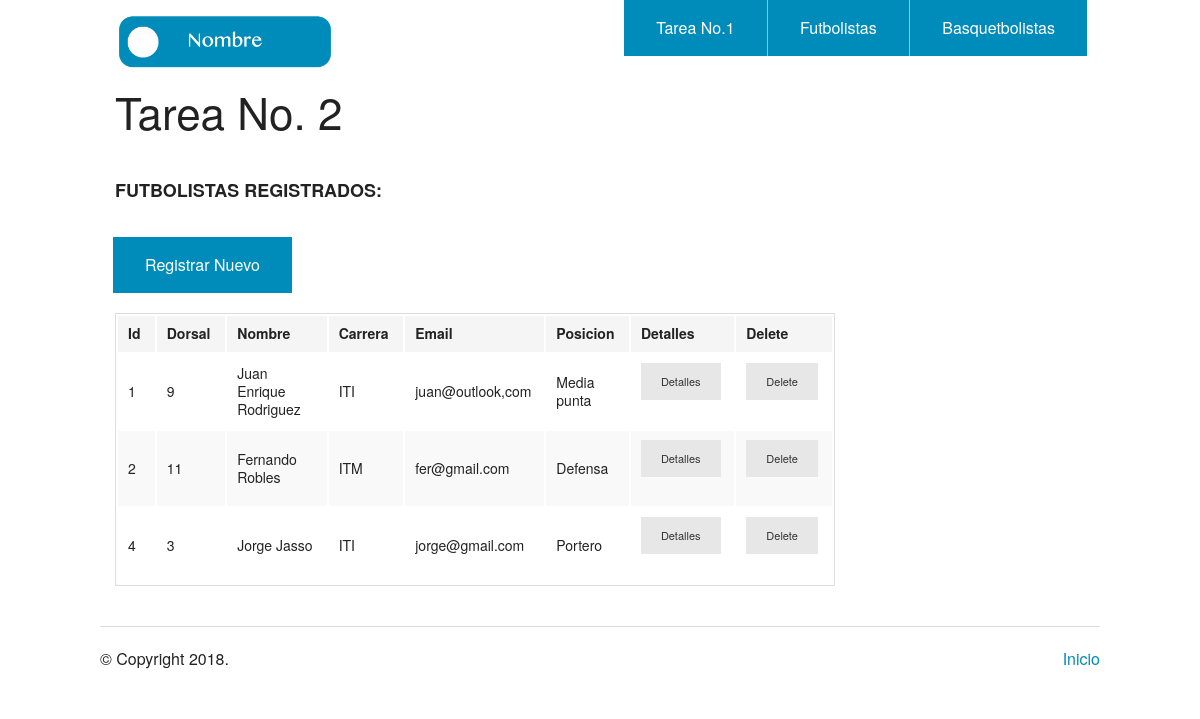
The app's page /index2.php with its own data.
### tables this page shows
CREATE TABLE `futbolistas` (
  `Id` int(11) NOT NULL,
  `Dorsal` int(11) NOT NULL,
  `Nombre` varchar(30) NOT NULL,
  `Carrera` varchar(30) NOT NULL,
  `Email` varchar(30) NOT NULL,
  `Posicion` varchar(30) NOT NULL
);

### index2.php (the view, shortened to what this page needs)
<?php
	include_once('Config2.php');
?>
<!doctype html>
<html class="no-js" lang="en">
  <head>
    <link rel="stylesheet" href="./css/foundation.css" />
  </head>
  <body>
	<?php require_once('header2.php'); ?>
    <div class="row">
      <div class="large-9 columns">
      	<h1>Tarea No. 2</h1><br>
        <div class="section-container tabs" data-section>
          <section class="section">
            <div class="content" data-slug="panel1">
              <h5><strong>FUTBOLISTAS REGISTRADOS:</strong></h5>
              <table>
                <thead>
                  <tr>
                    <th width="200">Id</th>
                    <th width="250">Dorsal</th>
                    <th width="700">Nombre</th>
                    <th width="250">Carrera</th>
                    <th width="250">Email</th>
                    <th width="250">Posicion</th>
                    <th width="250">Detalles</th>
                    <th width="250">Delete</th>
                  </tr>
                </thead>
                <tbody>
                 <?php
                   $datos = $conexion->query("SELECT Id, Dorsal, Nombre, Carrera, Email, Posicion FROM Futbolistas");
                   foreach($datos as  $fila){
                    echo "<tr><td>".$fila['Id']."</td>";
                    echo "<td>".$fila['Dorsal']."</td>";
                    echo "<td>".$fila['Nombre']."</td>";
                    echo "<td>".$fila['Carrera']."</td>";
                    echo "<td>".$fila['Email']."</td>";
                    echo "<td>".$fila['Posicion']."</td>";
                    echo '<td><a href = "./modificar_futbolista.php?Id='.$fila['Id'].'" class="button tiny secondary"> Detalles </a></td>';
                    echo '<td><a href = "./borra_futbolista.php?Id='.$fila['Id'].'" class="button tiny secondary"> Delete </a></td></tr>';
                   }
                ?>
                <ul class="center button-group">
                  <li><br><a href="./agregar_futbolista.php" class="button">Registrar Nuevo</a></li>
                </ul>
                </tbody>
              </table>
            </div>
          </section>
      </div>
    </div>
<?php require_once('footer.php'); ?>

### header2.php (shortened to what this page needs)
<!doctype html>
<html class="no-js" lang="en">
  <head>
    <link rel="stylesheet" href="./css/foundation.css" />
  </head>
  <body>
<div class="row">
      <div class="large-3 columns">
        <h1><img src="./img/logo.png"/></h1>
      </div>
      <div class="large-9 columns">
        <ul class="right button-group">
          <li><a href="./index.php" class="button">Tarea No.1</a></li>
          <li><a href="./index2.php" class="button">Futbolistas</a></li>
          <li><a href="./index3.php" class="button">Basquetbolistas</a></li>
        </ul>
      </div>
    </div>

### footer.php (shortened to what this page needs)
<footer class="row">
      <div class="large-12 columns">
        <hr/>
        <div class="row">
          <div class="large-6 columns">
            <p>&copy; Copyright <?php echo date('Y'); ?>.</p>
          </div>
          <div class="large-6 columns">
            <ul class="inline-list right">
              <li><a href="./index.php">Inicio</a></li>
            </ul>
          </div>
        </div>
      </div>
    </footer>
  </body>
</html>

### records on screen
futbolistas: Id "1", Dorsal "9", Nombre "Juan Enrique Rodriguez", Carrera "ITI", Email "juan@outlook,com", Posicion "Media punta"
futbolistas: Id "2", Dorsal "11", Nombre "Fernando Robles", Carrera "ITM", Email "fer@gmail.com", Posicion "Defensa"
futbolistas: Id "4", Dorsal "3", Nombre "Jorge Jasso", Carrera "ITI", Email "jorge@gmail.com", Posicion "Portero"
